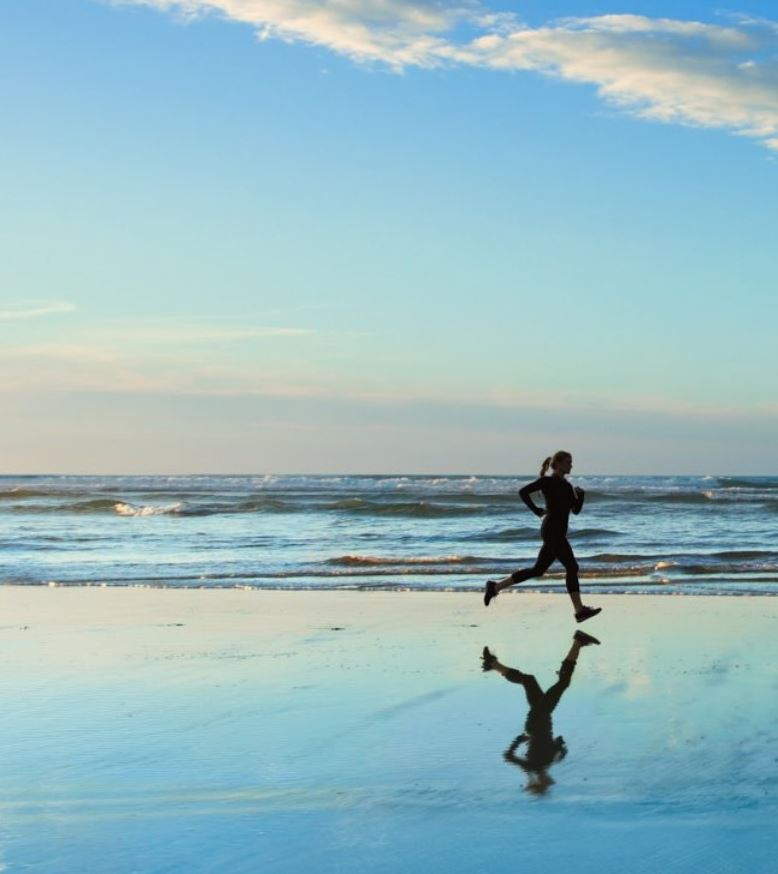
//> input picture OpenCV-C++/Code/7_ColorSpace/picture.jpg, 778 x 874 px
$ ./Project_7   (built with g++ and OpenCV 4)
//> lines starting //> are read from the running program, lines starting //| are printed output that depends on the picture
#include<iostream>
#include<opencv2/opencv.hpp>
#include<opencv2/highgui/highgui.hpp>

using namespace cv;
using namespace std;

int main()
{
	Mat img = imread("picture.jpg");
//> img is the input picture: 874 rows x 778 cols, CV_8UC3; mean B, G, R 194.3, 186.6, 150.5
	if (img.empty())
	{
		cout << "Fail to open!" << endl;
		return -1;
	}

	Mat dst;
	resize(img, dst, Size(img.cols * 0.5, img.rows * 0.5));

	Mat Gray, HSV, YUV, Lab, Img_32;

	dst.convertTo(Img_32, CV_32F, 1.0 / 255);

	cvtColor(Img_32, Gray, COLOR_RGB2GRAY);
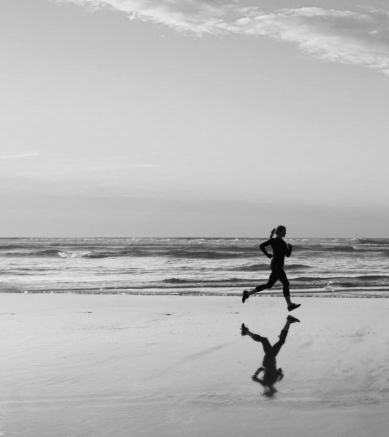
//> Gray: 437 rows x 389 cols, CV_32FC1; min 0.0111, max 0.927, mean 0.725
	cvtColor(Img_32, HSV, COLOR_RGB2HSV);
//> HSV: 437 rows x 389 cols, CV_32FC3; mean H, S, V 72.3, 0.3, 0.8
	cvtColor(Img_32, YUV, COLOR_RGB2YUV);
//> YUV: 437 rows x 389 cols, CV_32FC3; mean of channels 0, 1, 2 0.725, 0.434, 0.533
	cvtColor(Img_32, Lab, COLOR_RGB2Lab);
//> Lab: 437 rows x 389 cols, CV_32FC3; mean of channels 0, 1, 2 75.3, -2.5, 19.4

	imshow("img", dst);
	imshow("Gray", Gray);
	imshow("HSV", HSV);
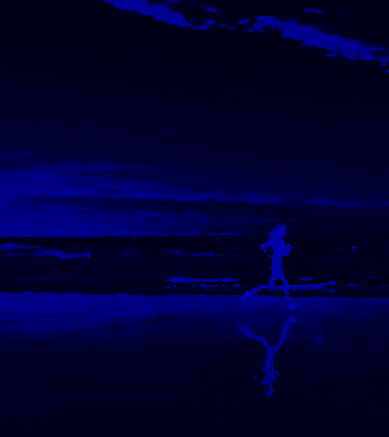
//> window 'HSV': 437 rows x 389 cols, CV_32FC3; mean B, G, R 72.3, 0.3, 0.8; drawn with min black and max white
	imshow("YUV", YUV);
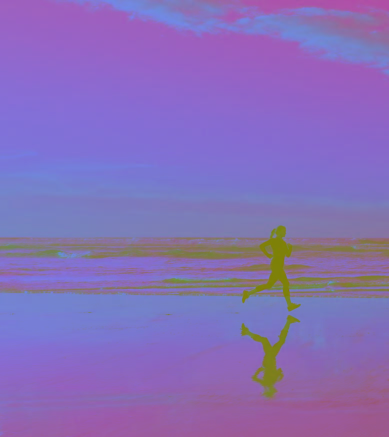
//> window 'YUV': 437 rows x 389 cols, CV_32FC3; mean B, G, R 0.725, 0.434, 0.533
	imshow("Lab", Lab);
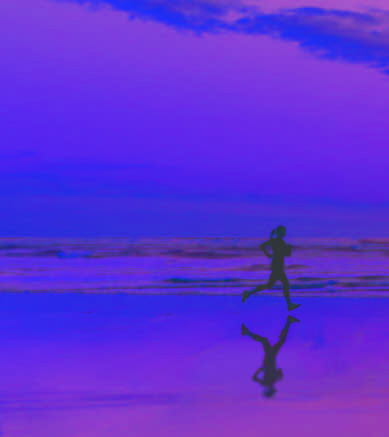
//> window 'Lab': 437 rows x 389 cols, CV_32FC3; mean B, G, R 75.3, -2.5, 19.4; drawn with min black and max white
	waitKey();

	return 0;


}
